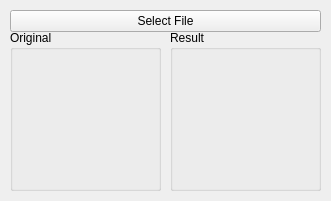
<?xml version="1.0" encoding="UTF-8"?>
<ui version="4.0">
 <class>doomifyClass</class>
 <widget class="QWidget" name="doomifyClass">
  <property name="geometry">
   <rect>
    <x>0</x>
    <y>0</y>
    <width>331</width>
    <height>201</height>
   </rect>
  </property>
  <property name="windowTitle">
   <string>doomify</string>
  </property>
  <widget class="QToolButton" name="loadButton">
   <property name="geometry">
    <rect>
     <x>10</x>
     <y>10</y>
     <width>311</width>
     <height>22</height>
    </rect>
   </property>
   <property name="text">
    <string>Select File</string>
   </property>
  </widget>
  <widget class="QLabel" name="originalPreview">
   <property name="geometry">
    <rect>
     <x>20</x>
     <y>50</y>
     <width>131</width>
     <height>131</height>
    </rect>
   </property>
   <property name="frameShape">
    <enum>QFrame::NoFrame</enum>
   </property>
   <property name="text">
    <string/>
   </property>
   <property name="pixmap">
    <pixmap>C:/Users/Edward/Pictures/placeholder.png</pixmap>
   </property>
   <property name="scaledContents">
    <bool>true</bool>
   </property>
   <property name="alignment">
    <set>Qt::AlignCenter</set>
   </property>
  </widget>
  <widget class="QLabel" name="convertPreview">
   <property name="geometry">
    <rect>
     <x>180</x>
     <y>50</y>
     <width>131</width>
     <height>131</height>
    </rect>
   </property>
   <property name="text">
    <string/>
   </property>
   <property name="pixmap">
    <pixmap>C:/Users/Edward/Pictures/placeholder.png</pixmap>
   </property>
   <property name="scaledContents">
    <bool>true</bool>
   </property>
   <property name="alignment">
    <set>Qt::AlignCenter</set>
   </property>
  </widget>
  <widget class="QGroupBox" name="groupBox">
   <property name="geometry">
    <rect>
     <x>10</x>
     <y>30</y>
     <width>151</width>
     <height>161</height>
    </rect>
   </property>
   <property name="title">
    <string>Original</string>
   </property>
  </widget>
  <widget class="QGroupBox" name="groupBox_2">
   <property name="geometry">
    <rect>
     <x>170</x>
     <y>30</y>
     <width>151</width>
     <height>161</height>
    </rect>
   </property>
   <property name="title">
    <string>Result</string>
   </property>
  </widget>
 </widget>
 <layoutdefault spacing="6" margin="11"/>
 <resources>
  <include location="doomify.qrc"/>
 </resources>
 <connections/>
</ui>
